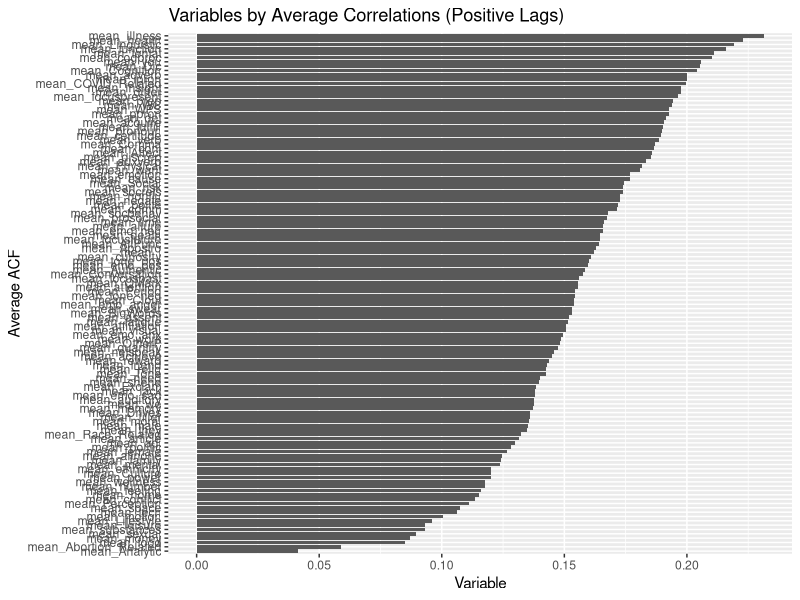
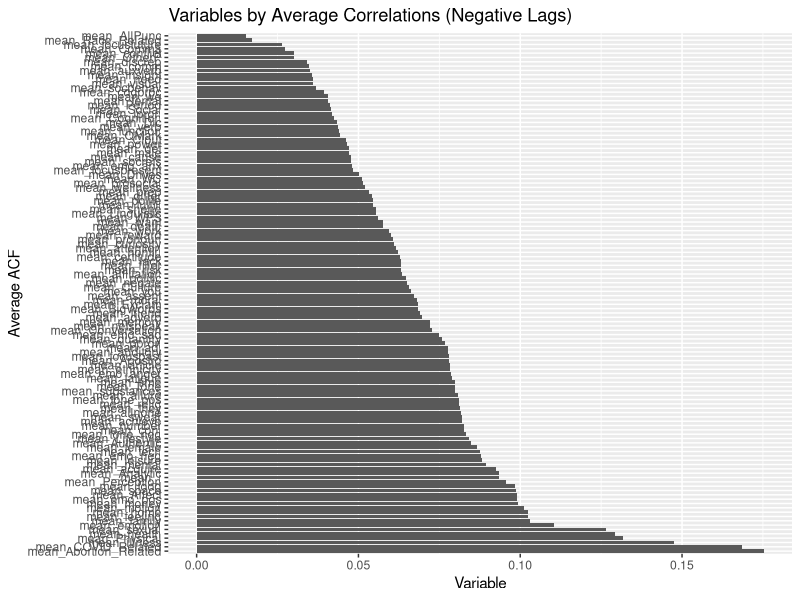
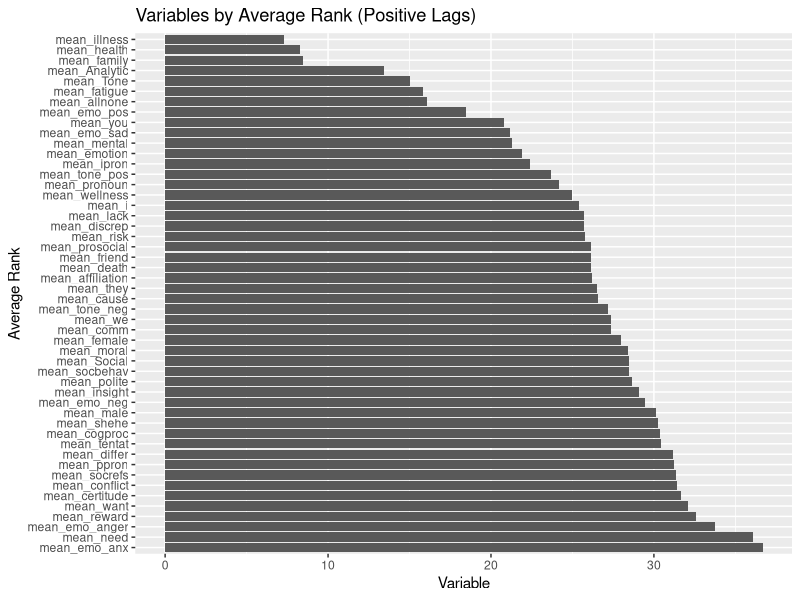
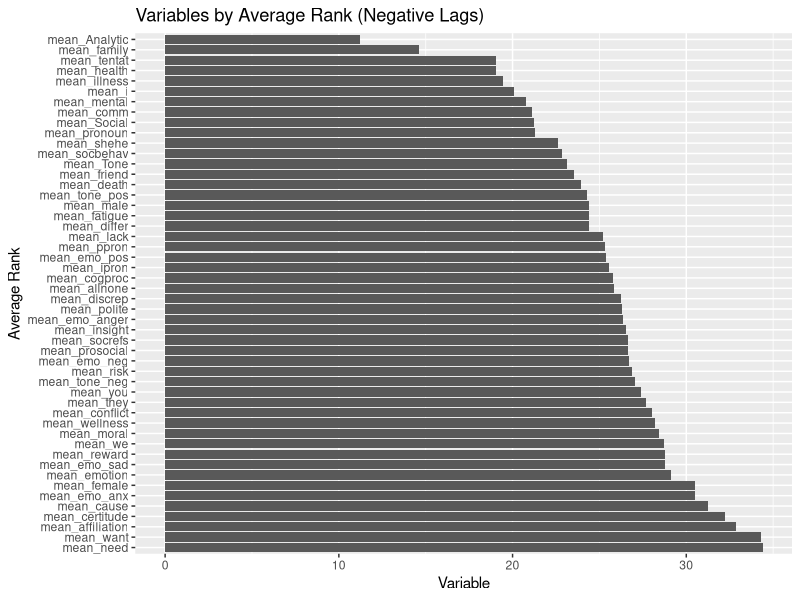
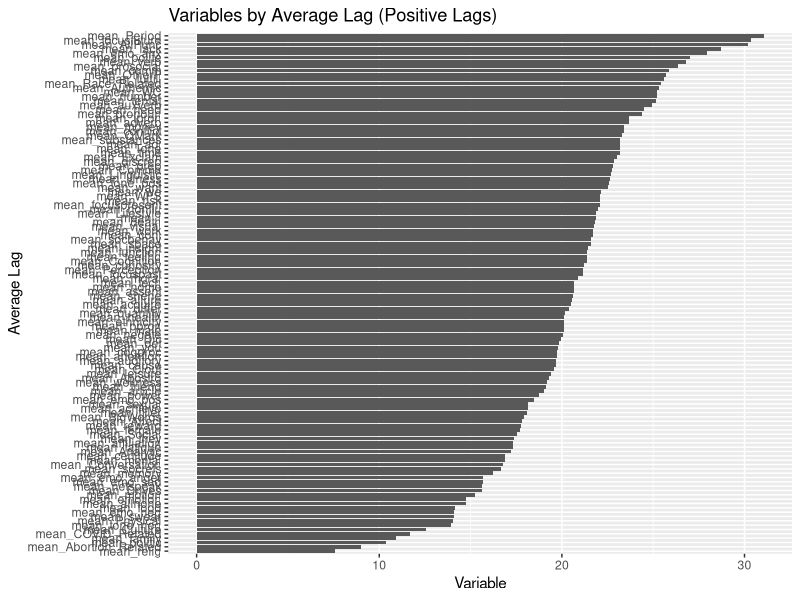
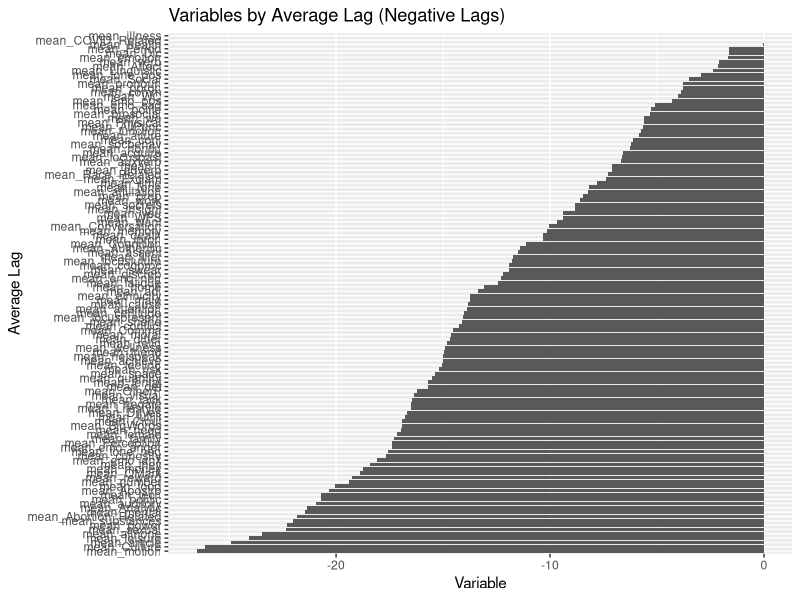
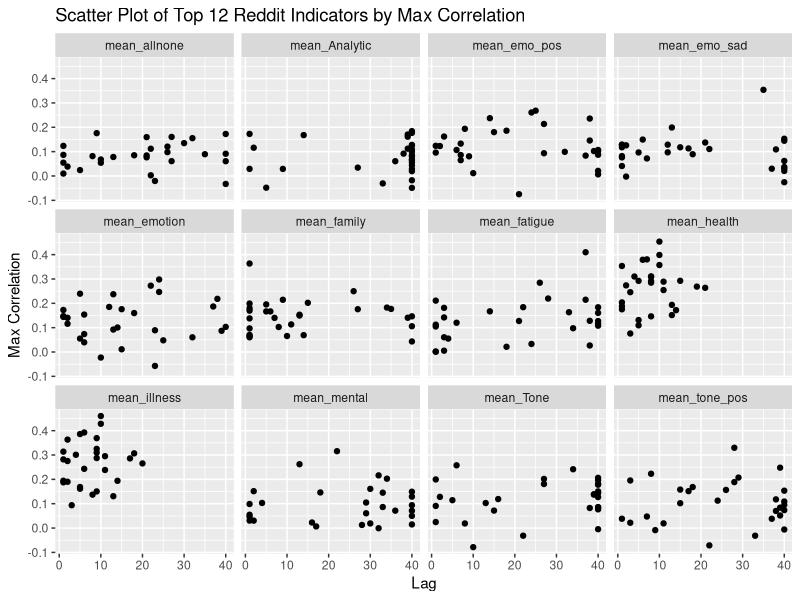
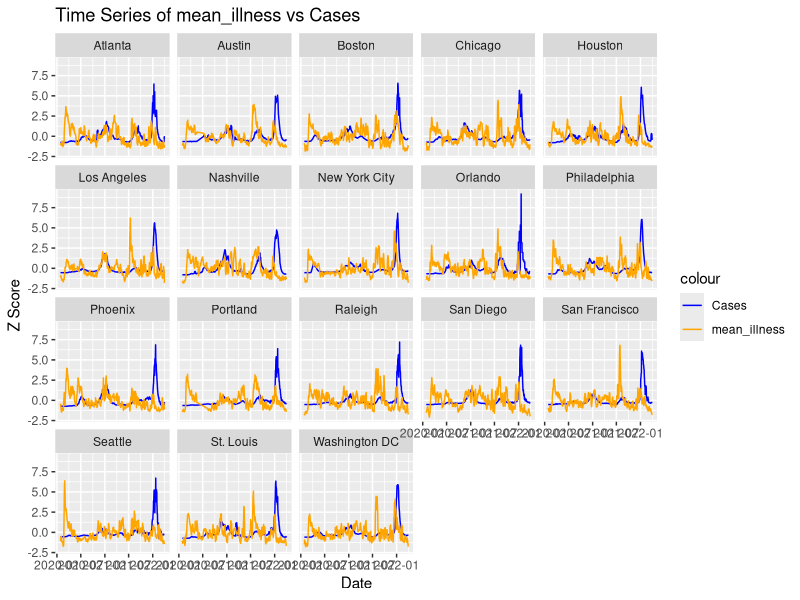

The R source for these figures, in order:
## ---- chunk 1
library(tidyverse)
library(here)

## ---- chunk 2
here::set_here()
## ---- chunk 3
rank_avg <- read_csv("CSV Files/Average_City_Rank.csv")
table1 <- read_csv("CSV Files/table_of_average_acf_lag.csv")
combined <- read_csv("CSV Files/combined_data.csv")
reddit_and_cases <- read_csv("CSV Files/reddit_and_cases_deaths.csv")
## ---- chunk 4
ggplot(table1, aes(x = reorder(Variable,
                               abs(Average_ACF_positive)),
                   y = Average_ACF_positive))+
  geom_bar(stat = "identity")+
  coord_flip()+
  labs(x = "Average ACF",
       y = "Variable",
       title = "Variables by Average Correlations (Positive Lags)")

## ---- chunk 5
ggplot(table1, aes(x = reorder(Variable, -abs(Average_ACF_negative)),
                   y = Average_ACF_negative))+
  geom_bar(stat = "identity")+
  coord_flip()+
  labs(x = "Average ACF",
       y = "Variable",
       title = "Variables by Average Correlations (Negative Lags)")
## ---- chunk 6
ggplot(rank_avg, aes(x = reorder(Variable, -abs(avg_rank_pos)),
                     y = avg_rank_pos))+
  geom_bar(stat = "identity")+
  coord_flip()+
  labs(x = "Average Rank",
       y = "Variable",
       title = "Variables by Average Rank (Positive Lags)")
## ---- chunk 7
ggplot(rank_avg, aes(x = reorder(Variable, -abs(avg_rank_neg)),
                     y = avg_rank_neg))+
  geom_bar(stat = "identity")+
  coord_flip()+
  labs(x = "Average Rank",
       y = "Variable",
       title = "Variables by Average Rank (Negative Lags)")
## ---- chunk 8
ggplot(table1, aes(x = reorder(Variable, Average_Lag_positive), 
                   y = Average_Lag_positive))+
  geom_bar(stat = "identity")+
  coord_flip()+
  labs(x = "Average Lag",
       y = "Variable",
       title = "Variables by Average Lag (Positive Lags)")
## ---- chunk 9
ggplot(table1, aes(x = reorder(Variable, Average_Lag_negative), 
                   y = Average_Lag_negative))+
  geom_bar(stat = "identity")+
  coord_flip()+
  labs(x = "Average Lag",
       y = "Variable",
       title = "Variables by Average Lag (Negative Lags)")
## ---- chunk 10
top12variables <- c("mean_illness", "mean_health", "mean_family", "mean_Tone",
                    "mean_fatigue", "mean_Analytic", "mean_allnone", "mean_emo_pos",
                    "mean_mental", "mean_emo_sad", "mean_tone_pos", "mean_emotion")

top_12 <- combined %>% 
  filter(Lag > 0 & Variable %in% top12variables)

ggplot(top_12, aes(x = Lag, y = Max_ACF))+
  geom_point()+
  labs(x = "Lag",
       y = "Max Correlation", 
       title = "Scatter Plot of Top 12 Reddit Indicators by Max Correlation")+
  facet_wrap(~ Variable)

## ---- chunk 11

## ---- chunk 12
reddit_and_cases1 <- reddit_and_cases %>%
  group_by(MSA_Code) %>%
  mutate(Scaled_DailyCases7 = round(scale(Daily_Cases7), 2),
         Scaled_DailyDeaths7 = round(scale(Daily_Deaths7), 2),
         Scaled_mean_health = round(scale(mean_health), 2),
         Scaled_mean_illness = round(scale(mean_illness), 2))
## ---- chunk 13
ggplot(reddit_and_cases1, aes(x = Date))+
  geom_line(aes(y = Scaled_DailyCases7, color = "Cases"))+
  geom_line(aes(y = Scaled_mean_illness, color = "mean_illness"))+
  facet_wrap(~ City, nrow = 4)+
  scale_color_manual(values = c("Cases" = "blue", "mean_illness" = "orange"))+
  labs(x = "Date",
       y = "Z Score",
       title = "Time Series of mean_illness vs Cases")

## ---- chunk 14
ggplot(reddit_and_cases1, aes(x = Date))+
  geom_line(aes(y = Scaled_DailyCases7, color = "Cases"))+
  geom_line(aes(y = Scaled_mean_health, color = "mean_health"))+
  facet_wrap(~ City, nrow = 4)+
  scale_color_manual(values = c("Cases" = "blue", "mean_health" = "red"))+
  labs(x = "Date",
       y = "Z Score",
       title = "Time Series of mean_Health vs Cases")

